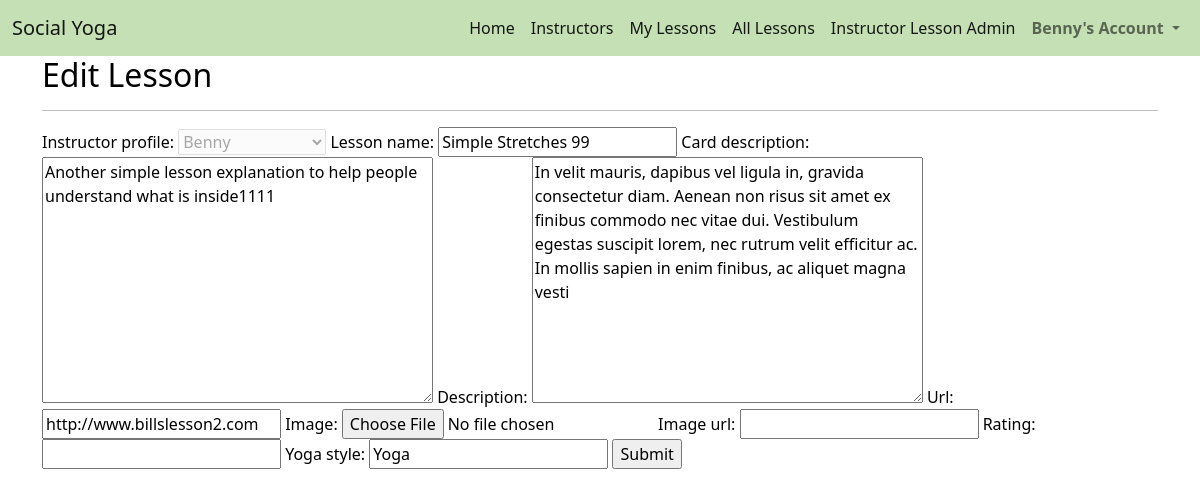
The app's page /lessons/edit_lesson/90B34D9B60264822A9186F042994E9C3 (signed in), older data.
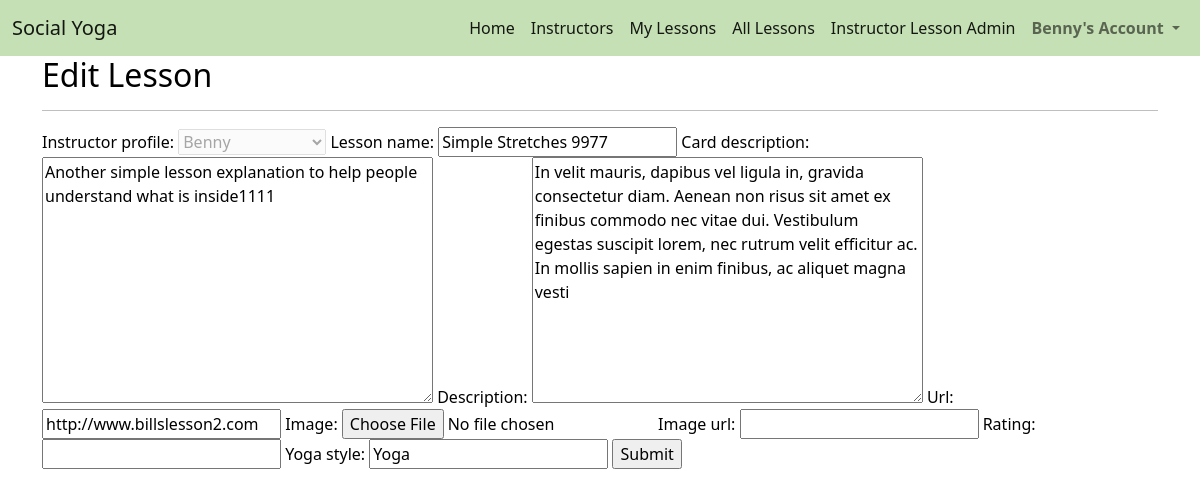
The same page, newer data.
### lessons/models.py (models this page shows, shortened)
class Lesson(models.Model):
    lesson_id = models.CharField(max_length=32, null=False, editable=False)
    instructor_profile = models.ForeignKey(UserProfile, on_delete=models.SET_NULL,
                                        null=True, blank=True, related_name='lessons')
    lesson_name = models.CharField(max_length=32, null=False, editable=True)
    card_description = models.TextField(max_length=512)
    description = models.TextField(max_length=254)
    url = models.URLField(max_length=1024, null=False, blank=False)
    image = models.ImageField(null=True, blank=True, upload_to='lesson_images/')
    image_url = models.URLField(max_length=1024, null=True, blank=True)
    rating = models.DecimalField(max_digits=5, decimal_places=0, null=True, blank=True)
    yoga_style = models.CharField(max_length=50, default='Yoga', null=False, blank=False)

### lessons/views.py (the view)
# urls.py: path('edit_lesson/<lesson_id>', views.edit_lesson, name='edit_lesson'),
def edit_lesson(request, lesson_id):
    profile = get_object_or_404(UserProfile, user=request.user)
    instructor_lesson = get_object_or_404(Lesson, lesson_id=lesson_id)
    if request.method == 'POST':
        form = LessonForm(request.POST, request.FILES, instance=instructor_lesson)
        if form.is_valid():
            form.save()
        return redirect('instructor_created_lessons')
    else:
        form = LessonForm(instance=instructor_lesson)
        if instructor_lesson.instructor_profile == profile:
            template = 'lessons/edit_lesson.html'
            context = {
                'profile': profile,
                'lesson': instructor_lesson,
                'form': form,
            }
            return render(request, template, context)
        else:
            return HttpResponse('<h1>You can only edit your own lessons, check your login details and try again<h1>', status=500)

### lessons/forms.py
class LessonForm(forms.ModelForm):
    class Meta:
        model = Lesson
        fields = '__all__'
    def __init__(self, *args, **kwargs):
        super(LessonForm, self).__init__(*args, **kwargs)
        self.fields['instructor_profile'].disabled = True

### profiles/models.py (called while the page is built)
    def __str__(self):
        return self.user.username

### lessons/templates/lessons/edit_lesson.html (shortened to what this page needs)
{% extends "base.html" %}
{% load static %}
{% block content %}
    <div class="container h-100">
        <div class="row">
            <div class="col-12">
                <h2>Edit Lesson</h2>
                <hr>
            </div>
        </div>
        <div class="row">
            <form method="POST" action="{% url 'edit_lesson' lesson.lesson_id %}" class="form" enctype="multipart/form-data">
                {{ form }}
                <input type="submit" value="Submit">
            </form>
        </div>
    </div>
{% endblock %}

Row changes from the older to the newer data that the page shows:
changed Lesson "Benny": lesson_name "Simple Stretches 99" → "Simple Stretches 9977"
